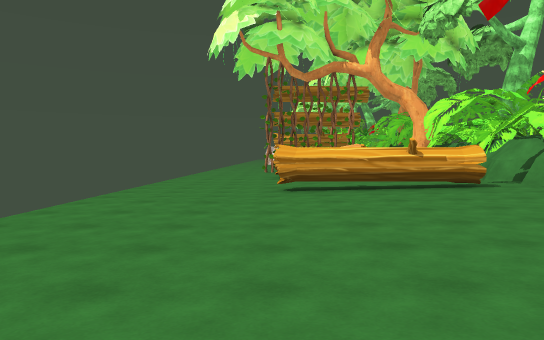
view 1 (above)

17 first-person views from a walk through a scene from a Unity 3-D project. The camera is 1.4 m above the floor, tilts 2° down and sees 70° across. The floor is counted in squares, 2 m on a side. Each view is taken from the middle of a square. On the plan, view 1 faces up. The plan holds only what a view shows up to about 11 squares ahead; the rest is blank. The place goes on beyond the plan. Some surface patterns are stand-ins.

view 2
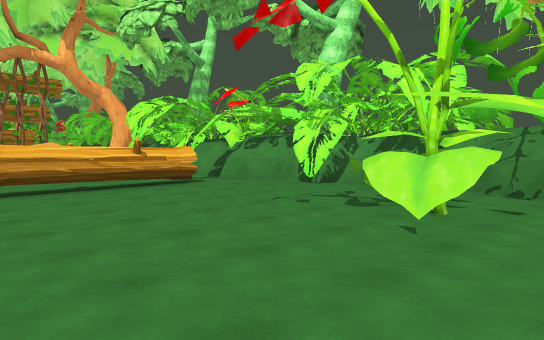

view 3
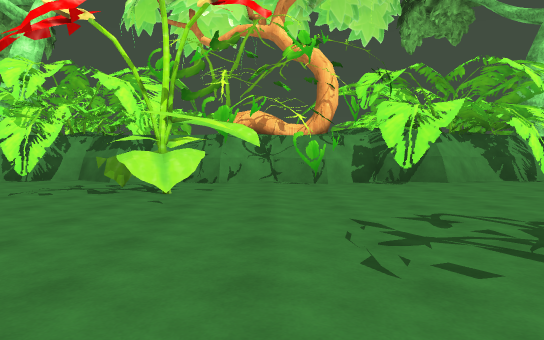

view 4
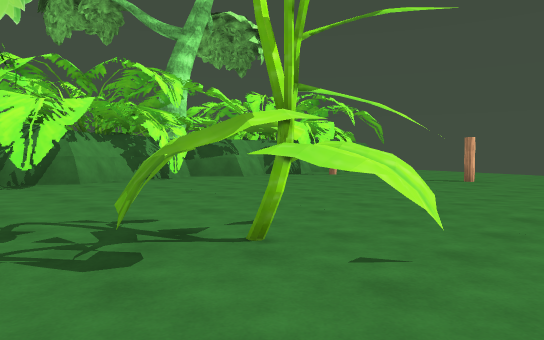

view 5
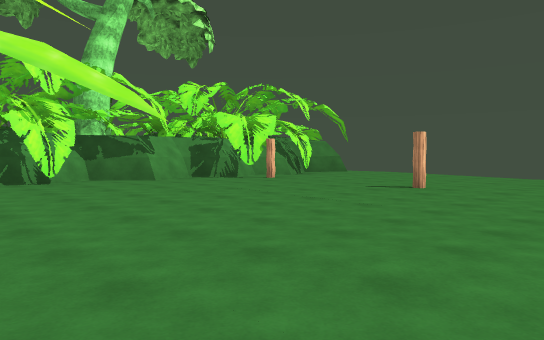

view 6
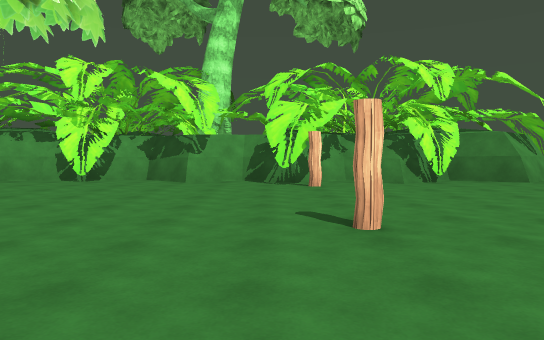

view 7
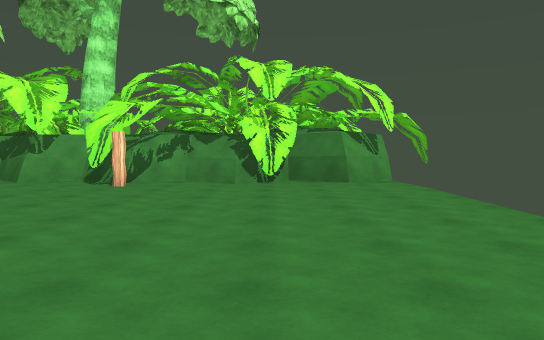

view 8
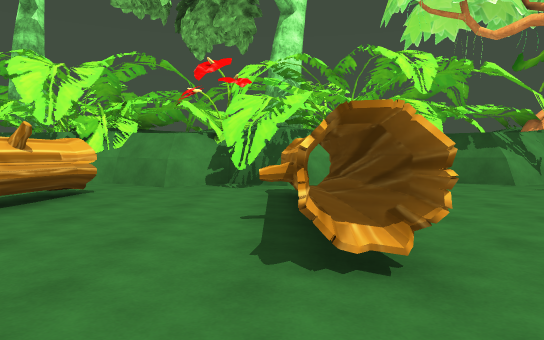

view 9
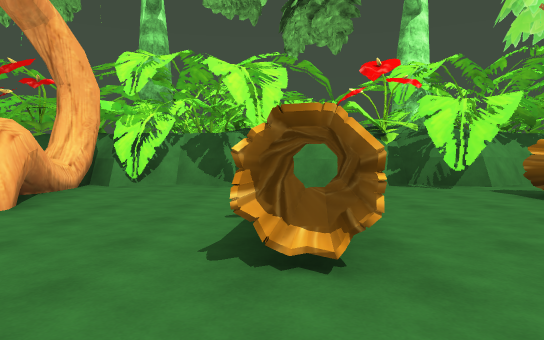

view 10
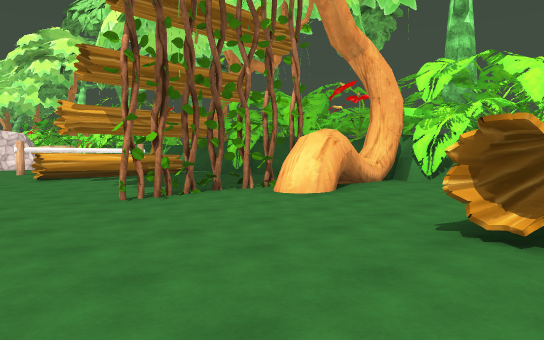

view 11
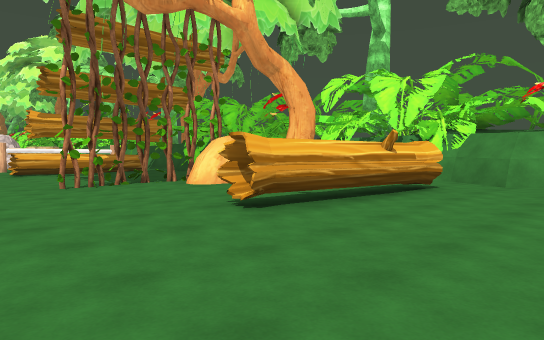

view 12
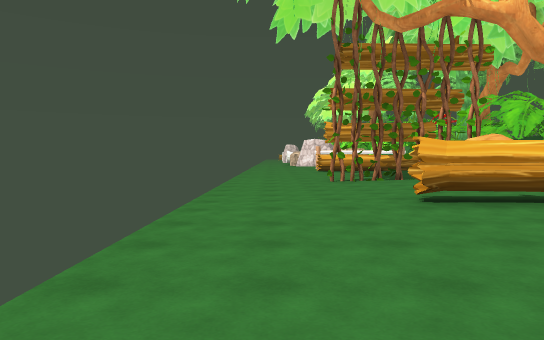

view 13
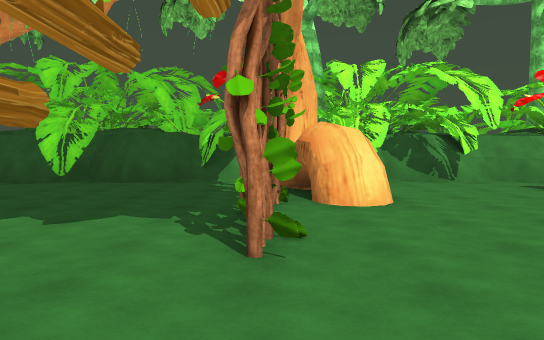

view 14
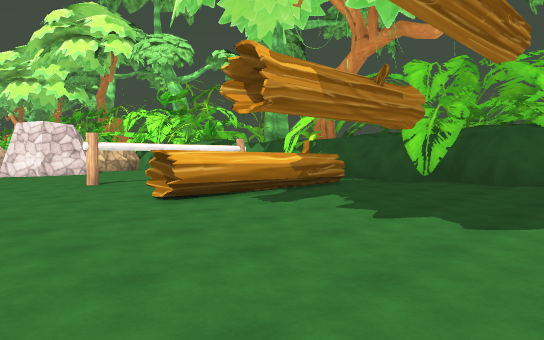

view 15
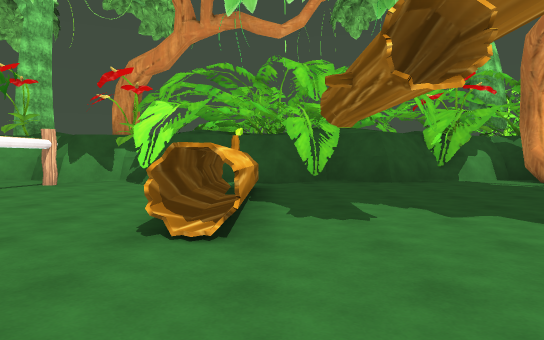

view 16
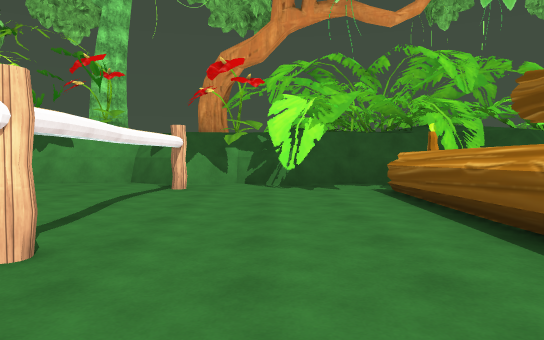

view 17
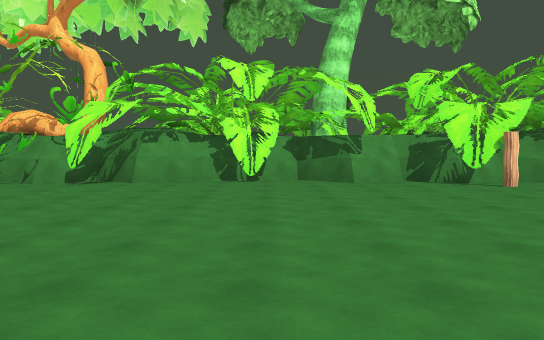

### Floor plan
Key: @ floor where view 1 was taken; # wall or solid block; . floor; / step, stairs or slope; ^ raised ledge; T thing the floor can be seen under or through.
Columns run from 3 left of view 1 to 7 right of it. Each row starts with its distance up from view 1.
 31   ..   ...#
 30   ........#
 29   ..#####.#
 28   ....... #
 27  .......#.#
 26  .......#.#
 25  ..#^^^^..#
 24 .........##
 23  .........#
 22 ..........#
 21 .........##
 20  .........#
 19 ......... #
 18 ...########
 17 ...../##^##
 16 ..........#
 15 ..........#
 14 ..........#
 13 ....####..#
 12 ....####..#
 11 .........##
 10 ........###
  9 .....T.TTT#
  8 ....TTTT..#
  7 .........##
  6 ..........#
  5 ..........#
  4 ..........#
  3  .........#
  2  .....## .#
  1  .....#. .#
  0 ...@.... .#
 -1 ........#.#
 -2  ........##
 -3 .###....###
 -4 ..#.... .##
 -5  ...... .##
 -6 .........##
 -7 ..........#
 -8  .........#
 -9  .........#
-10  ........ #
-11 ........#.#
-12  ...#...#.#
-13   ..... ..#
-14  ........##
-15 ..........#
-16  .........#
-17   .......##
-18          ##

Positions as (right, up) in squares from view 1, and headings:
1: (0, 0), facing up
2: (-1, 0), facing up-right
3: (-3, 0), facing right
4: (-3, -1), facing down-right
5: (-3, -4), facing down-right
6: (-3, -11), facing right
7: (-3, -15), facing right
8: (-2, 9), facing right
9: (-2, 13), facing right
10: (-3, 12), facing up-right
11: (-3, 9), facing up-right
12: (-2, 7), facing up
13: (-3, 18), facing right
14: (-3, 19), facing up-right
15: (-3, 24), facing right
16: (-2, 27), facing right
17: (-3, -7), facing right
